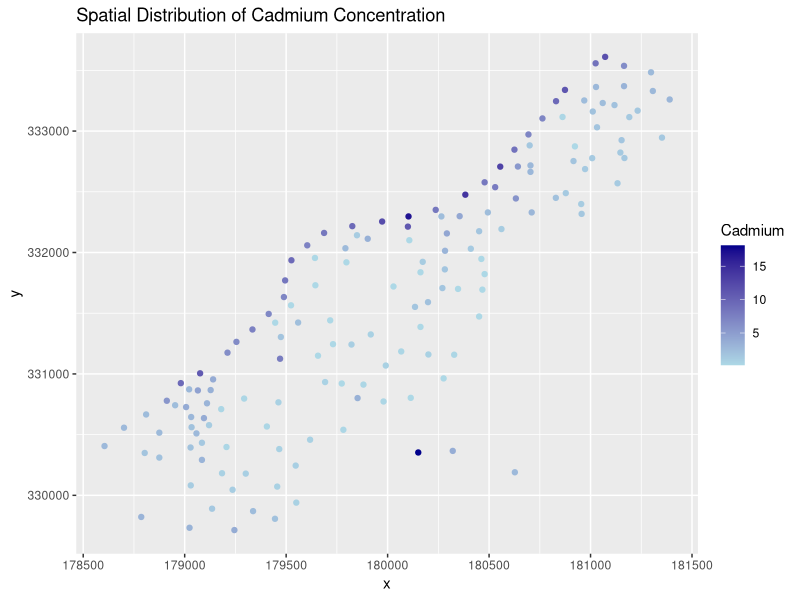
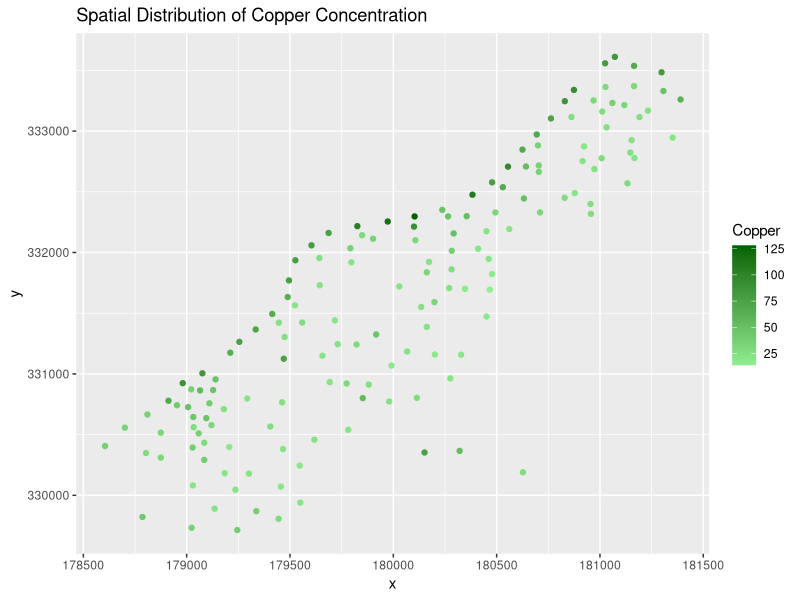
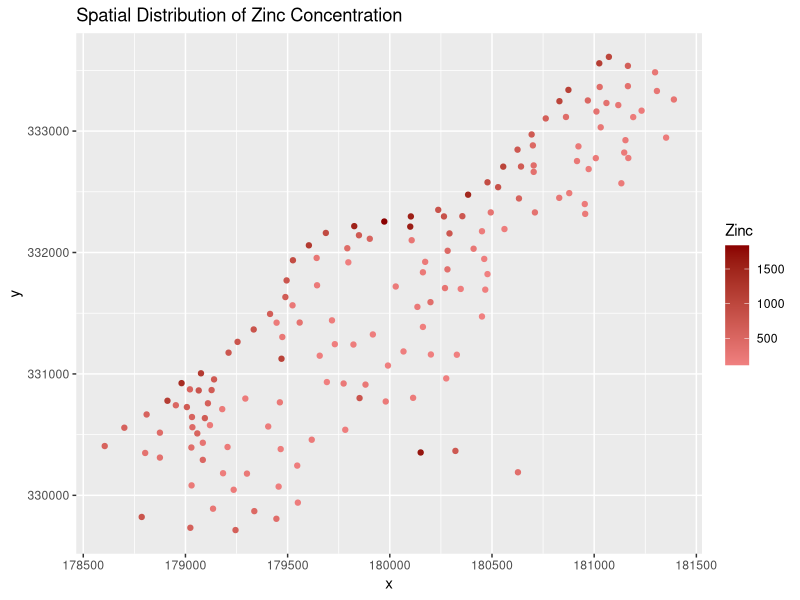
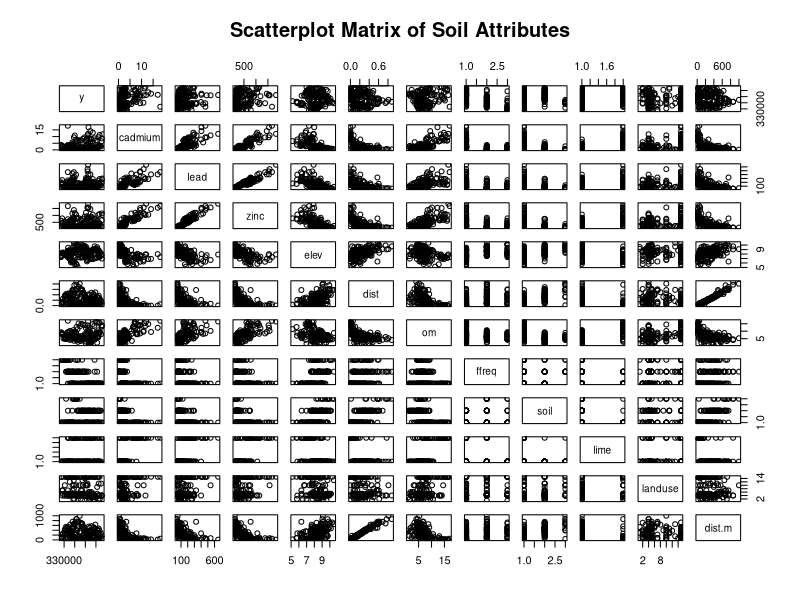
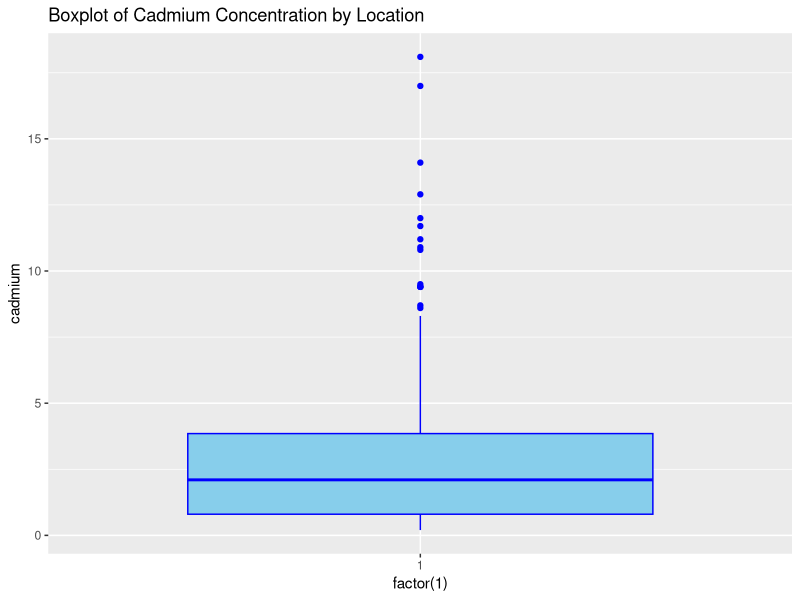
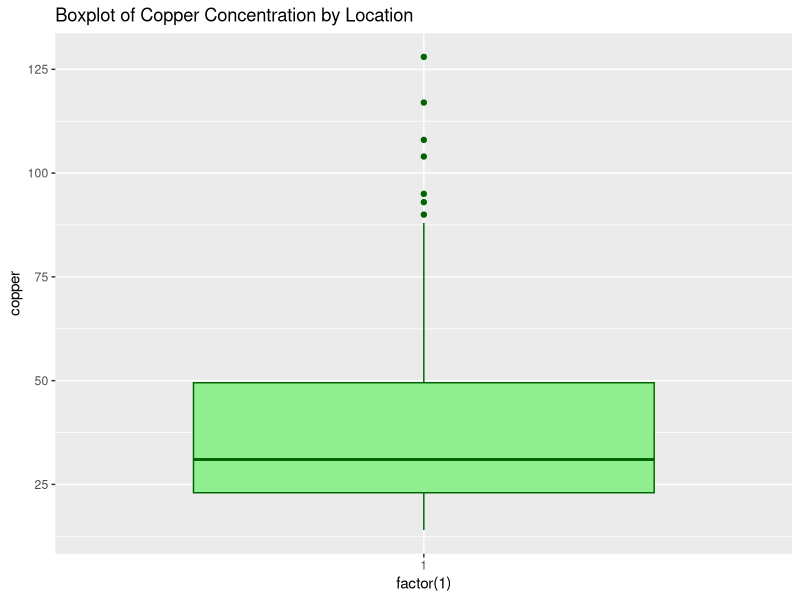
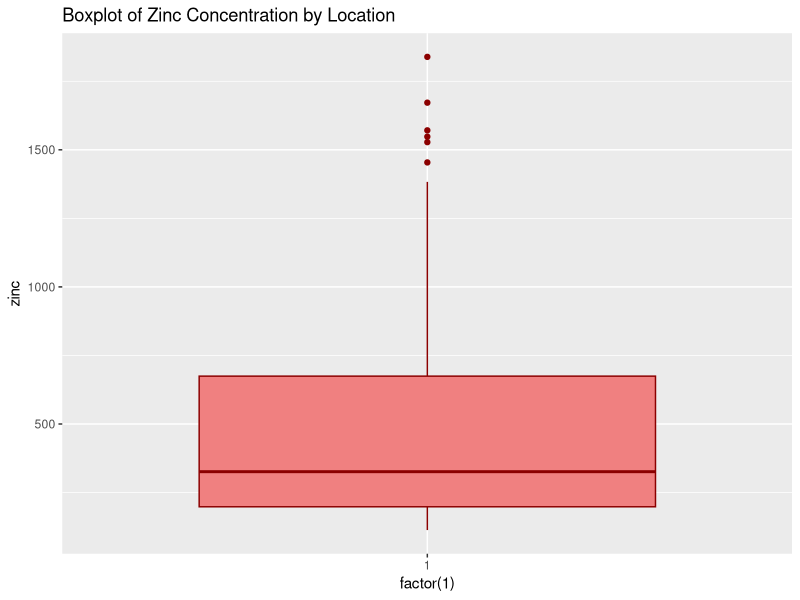

Reproduce these figures in R, in order.
## ---- chunk 1
# Load necessary libraries
library(sp)
library(ggplot2)
library(corrplot)

# Load the Meuse dataset
data(meuse)

# Display the first few rows of the dataset
head(meuse)
## ---- chunk 2
# Display the structure of the dataset
str(meuse)

## ---- chunk 3
# Summary statistics of numeric variables
summary(meuse[, -c(1, 4)])
## ---- chunk 4
# Load necessary libraries
library(ggplot2)
# Create spatial plot for cadmium concentration using ggplot2
ggplot(data = meuse, aes(x = x, y = y, color = cadmium)) +
  geom_point() +
  scale_color_gradient(name = "Cadmium", low = "lightblue", high = "darkblue") +
  labs(title = "Spatial Distribution of Cadmium Concentration")

# Create spatial plot for copper concentration using ggplot2
ggplot(data = meuse, aes(x = x, y = y, color = copper)) +
  geom_point() +
  scale_color_gradient(name = "Copper", low = "lightgreen", high = "darkgreen") +
  labs(title = "Spatial Distribution of Copper Concentration")

# Create spatial plot for zinc concentration using ggplot2
ggplot(data = meuse, aes(x = x, y = y, color = zinc)) +
  geom_point() +
  scale_color_gradient(name = "Zinc", low = "lightcoral", high = "darkred") +
  labs(title = "Spatial Distribution of Zinc Concentration")



## ---- chunk 5


## ---- chunk 6
# Create scatterplot matrix
pairs(meuse[, -c(1, 4)], main = "Scatterplot Matrix of Soil Attributes")

## ---- chunk 7
# Boxplots of soil attributes by location
ggplot(meuse, aes(x = factor(1), y = cadmium)) +
  geom_boxplot(fill = "skyblue", color = "blue") +
  labs(title = "Boxplot of Cadmium Concentration by Location")

ggplot(meuse, aes(x = factor(1), y = copper)) +
  geom_boxplot(fill = "lightgreen", color = "darkgreen") +
  labs(title = "Boxplot of Copper Concentration by Location")

ggplot(meuse, aes(x = factor(1), y = zinc)) +
  geom_boxplot(fill = "lightcoral", color = "darkred") +
  labs(title = "Boxplot of Zinc Concentration by Location")
